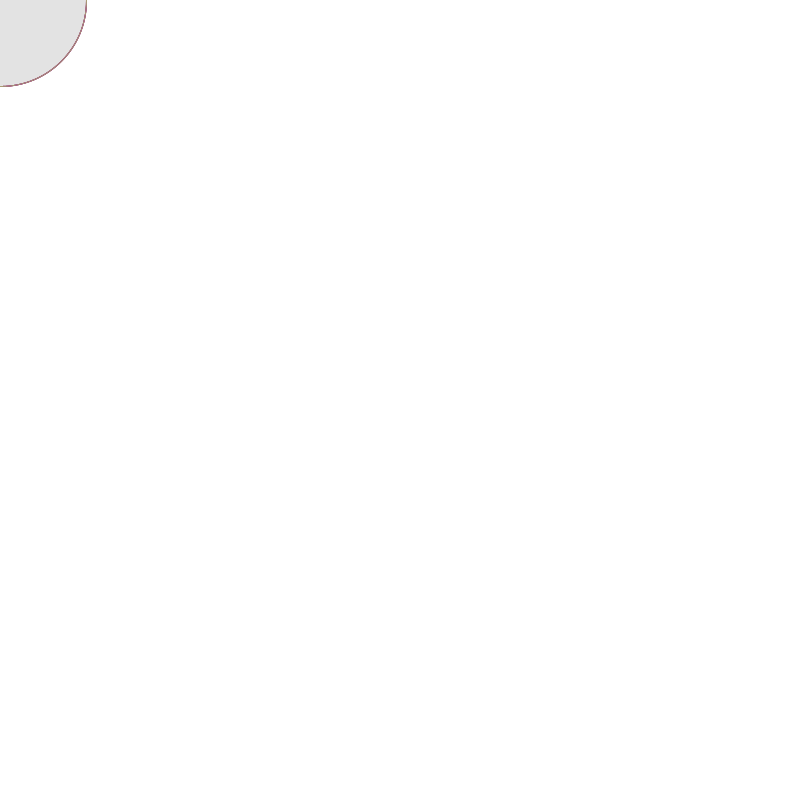
Frame 1 (no input)
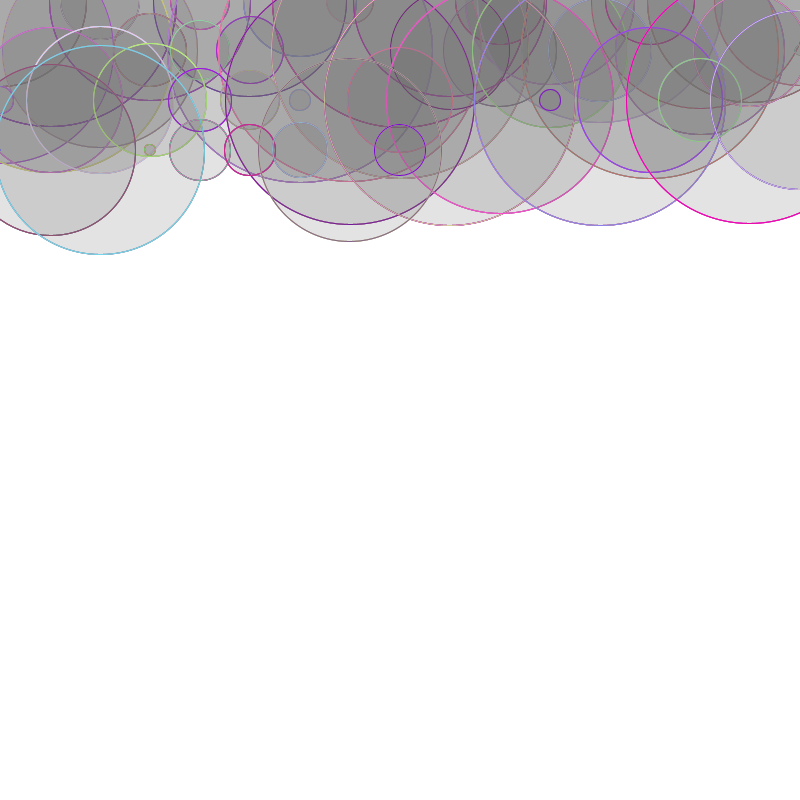
Frame 60 (the mouse pressed at the canvas centre just before this capture)
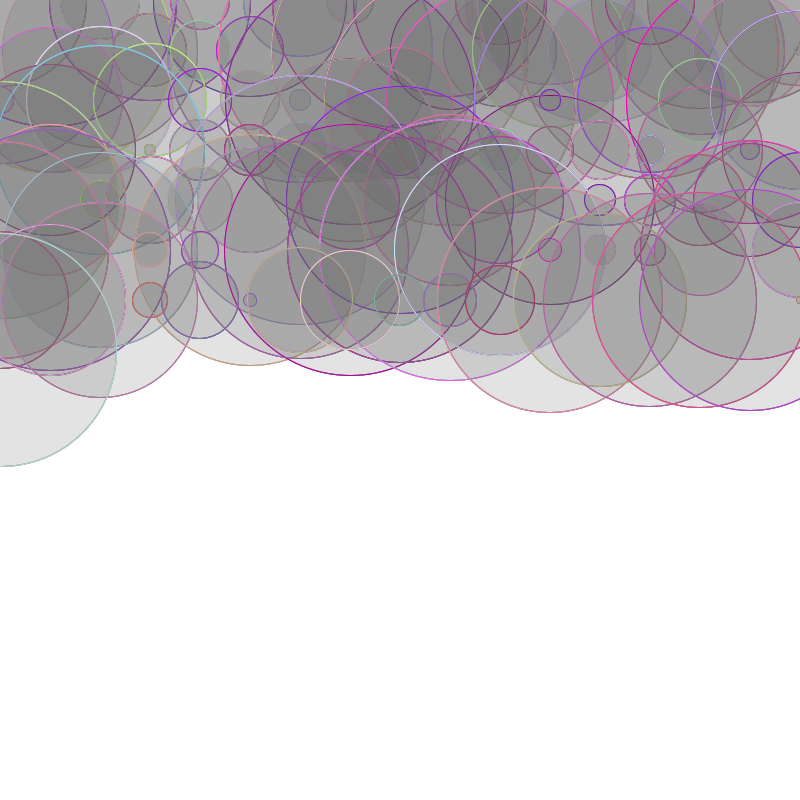
Frame 120 (the mouse held since frame 60 and released just before this capture)

The Processing sketch that drew these frames (run headless with seeded random() and noise(); from frame 60 on, the mouse is pressed at the canvas centre):

// Processing sketch: ciruclos
// ── ciruclos.pde
int x = 0;
int y = 0;

float level;
float rad;

void setup() {
  size(800, 800);
  background(255);
  frameRate(5);
}

void draw() {
  // Un valor provisional
  level = random(0, 1);
  // El tamaño de los círculos
  rad = (level * width / 3);

  for (int i = 0; i < 5; i++) {
    drawCircle();
  }

  if (y < height) {
    x += 50;
    if (x > width) {
      x = 0;
      y += 50;
    }
  } else {
    noLoop();
  }
}

void drawCircle() {
  float r = random(100, 255);
  float g = random(0, 255);
  float b = random(100, 255);
  
  fill(100, 10);
  stroke(r, g, b);
  ellipse(x, y, rad, rad);
}
